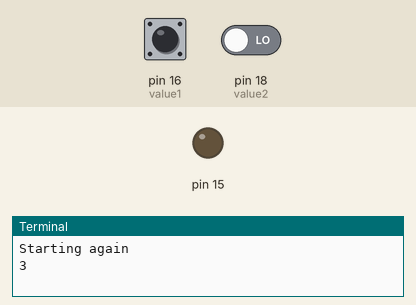
Recording of a program running on a simulated Raspberry Pi (header pin numbers). Parts: output pins drawn as LEDs (lit = HIGH), the last lines printed to the terminal. Inputs (shaded band) come from the test bench; at power-on: pin 16 (value1) LOW, pin 18 (value2) LOW. Random numbers come from a fixed seed.

Above: at 1.2 s.
1.3 s: pin 16 (value1) pulled HIGH for 3.2 s
At 14.0 s:
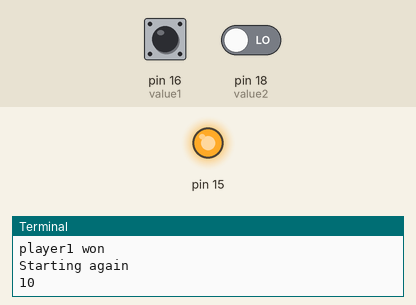
Timing chart, 0 to 14.5 s (numbered marks = the images above; inputs shaded):
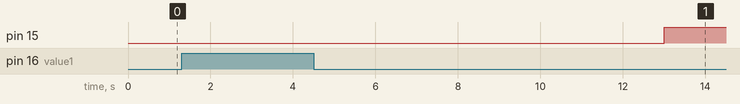

The program:

fastestFinger.py
```python
import RPi.GPIO as GPIO
import random
import time

GPIO.setmode(GPIO.BOARD)
GPIO.setup(15, GPIO.OUT, initial=GPIO.LOW)

GPIO.setup(16, GPIO.IN, pull_up_down=GPIO.PUD_DOWN)
GPIO.setup(18, GPIO.IN, pull_up_down=GPIO.PUD_DOWN)

try:
    while True :
        print "Starting again"
        randomTime = random.randint(1,10)
        print randomTime
        time.sleep(randomTime)
        GPIO.output(15, GPIO.HIGH)


        while True:
            value1 = GPIO.input(16)
            value2 = GPIO.input(18)
            if value1 > value2:
                print "player1 won"
                #reset
                value1 = 0
                value2 = 0
                GPIO.output(15, GPIO.LOW)
                break;
            elif value2 > value1:
                print "player2 won"
                #reset
                value1 = 0
                value2 = 0
                GPIO.output(15, GPIO.LOW)
                break;

except KeyboardInterrupt:
    GPIO.cleanup()

    
```
